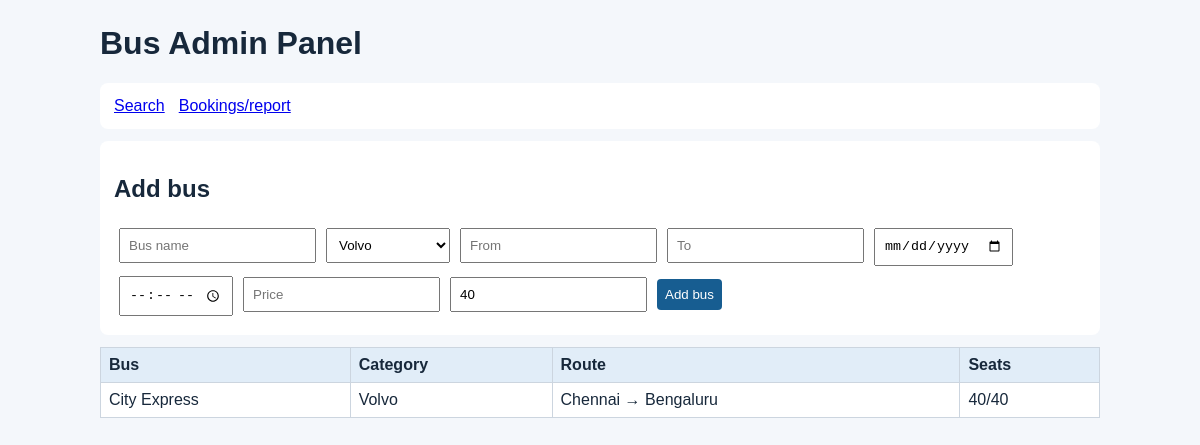
The page /bus/admin.php on the database its author committed.
### tables this page shows
CREATE TABLE IF NOT EXISTS buses(id INT AUTO_INCREMENT PRIMARY KEY,bus_name VARCHAR(100),category VARCHAR(80),origin VARCHAR(100),destination VARCHAR(100),travel_date DATE,departure_time TIME,price DECIMAL(10,2),total_seats INT,available_seats INT);

### bus/admin.php (the view)
<?php require '../common.php';startpage('Bus Admin Panel');nav('<a href="index.php">Search</a><a href="bookings.php">Bookings/report</a>');$msg='';if($_SERVER['REQUEST_METHOD']==='POST'){$n=$_POST['bus_name'];$c=$_POST['category'];$f=$_POST['origin'];$t=$_POST['destination'];$d=$_POST['travel_date'];$time=$_POST['departure_time'];$p=(float)$_POST['price'];$seats=max(1,(int)$_POST['seats']);$s=$conn->prepare('INSERT INTO buses(bus_name,category,origin,destination,travel_date,departure_time,price,total_seats,available_seats) VALUES(?,?,?,?,?,?,?,?,?)');$s->bind_param('ssssssdii',$n,$c,$f,$t,$d,$time,$p,$seats,$seats);$s->execute();$msg='Bus added.';}if($msg)echo '<p class="msg">'.e($msg).'</p>';?><form method="post"><h2>Add bus</h2><input name="bus_name" placeholder="Bus name" required><select name="category"><option>Volvo</option><option>Sleeper coach</option><option>Coach</option></select><input name="origin" placeholder="From" required><input name="destination" placeholder="To" required><input type="date" name="travel_date" required><input type="time" name="departure_time" required><input type="number" step=".01" name="price" placeholder="Price" required><input type="number" name="seats" value="40" min="1"><button>Add bus</button></form><table><tr><th>Bus</th><th>Category</th><th>Route</th><th>Seats</th></tr><?php $rs=$conn->query('SELECT * FROM buses');while($b=$rs->fetch_assoc()):?><tr><td><?=e($b['bus_name'])?></td><td><?=e($b['category'])?></td><td><?=e($b['origin'])?> → <?=e($b['destination'])?></td><td><?=$b['available_seats']?>/<?=$b['total_seats']?></td></tr><?php endwhile;?></table><?php endpage();?>

### common.php (style rules this page uses)
body { font-family:Arial;max-width:1000px;margin:25px auto;padding:0 15px;background:#f4f7fb;color:#17283b }
nav,form,.box { background:white;padding:14px;margin:12px 0;border-radius:8px }
nav a { margin-right:14px }
input,select,button { padding:8px;margin:5px }
button { background:#175d91;color:white;border:0;border-radius:4px }
table { width:100%;border-collapse:collapse;background:white }
td,th { padding:8px;border:1px solid #ccd5df;text-align:left }
th { background:#e1edf8 }

### rows shown on the page
buses: bus_name "City Express", category "Volvo", origin "Chennai", destination "Bengaluru", available_seats "40", total_seats "40"

### other values the page prints
$title "Bus Admin Panel"
$s "Search Bookings/report"
